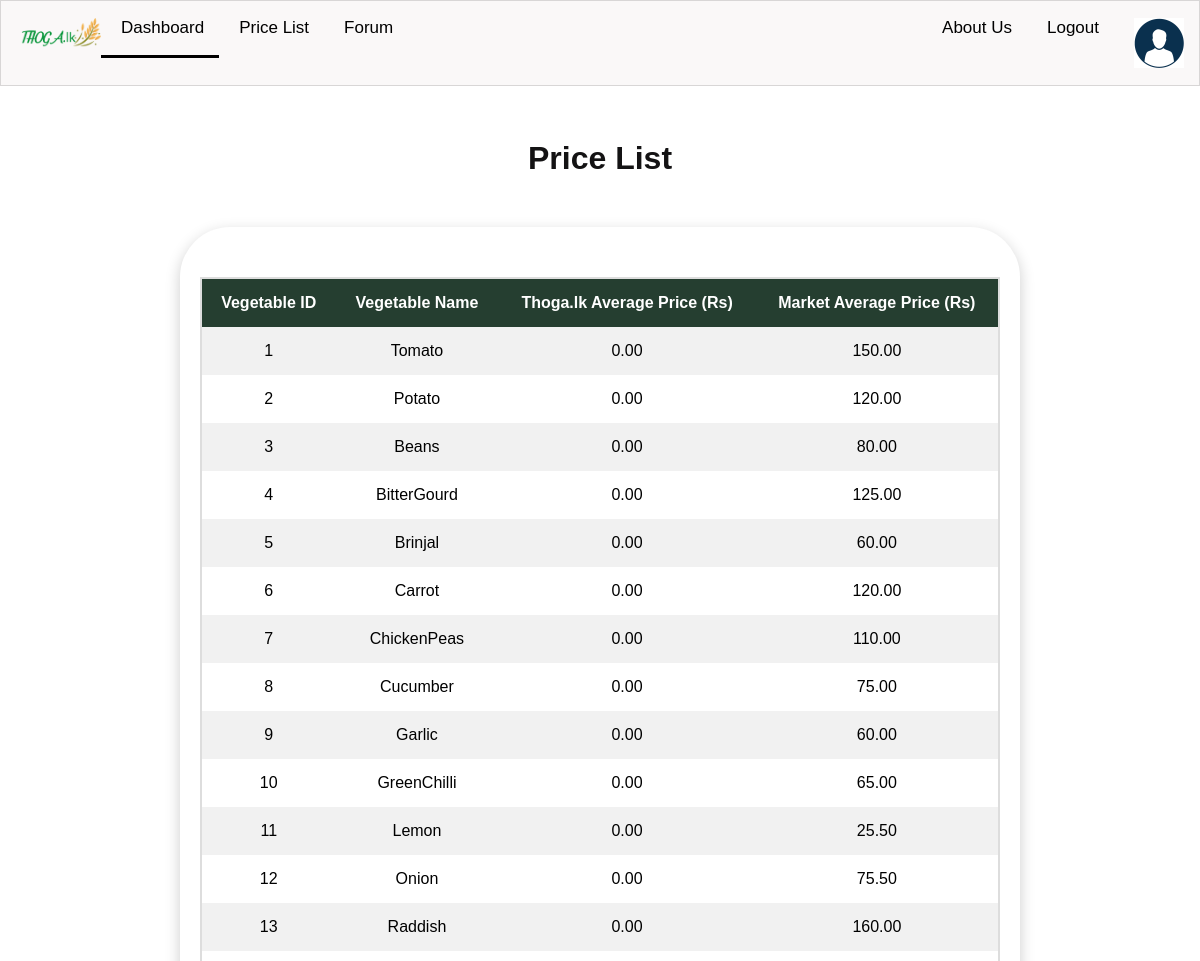
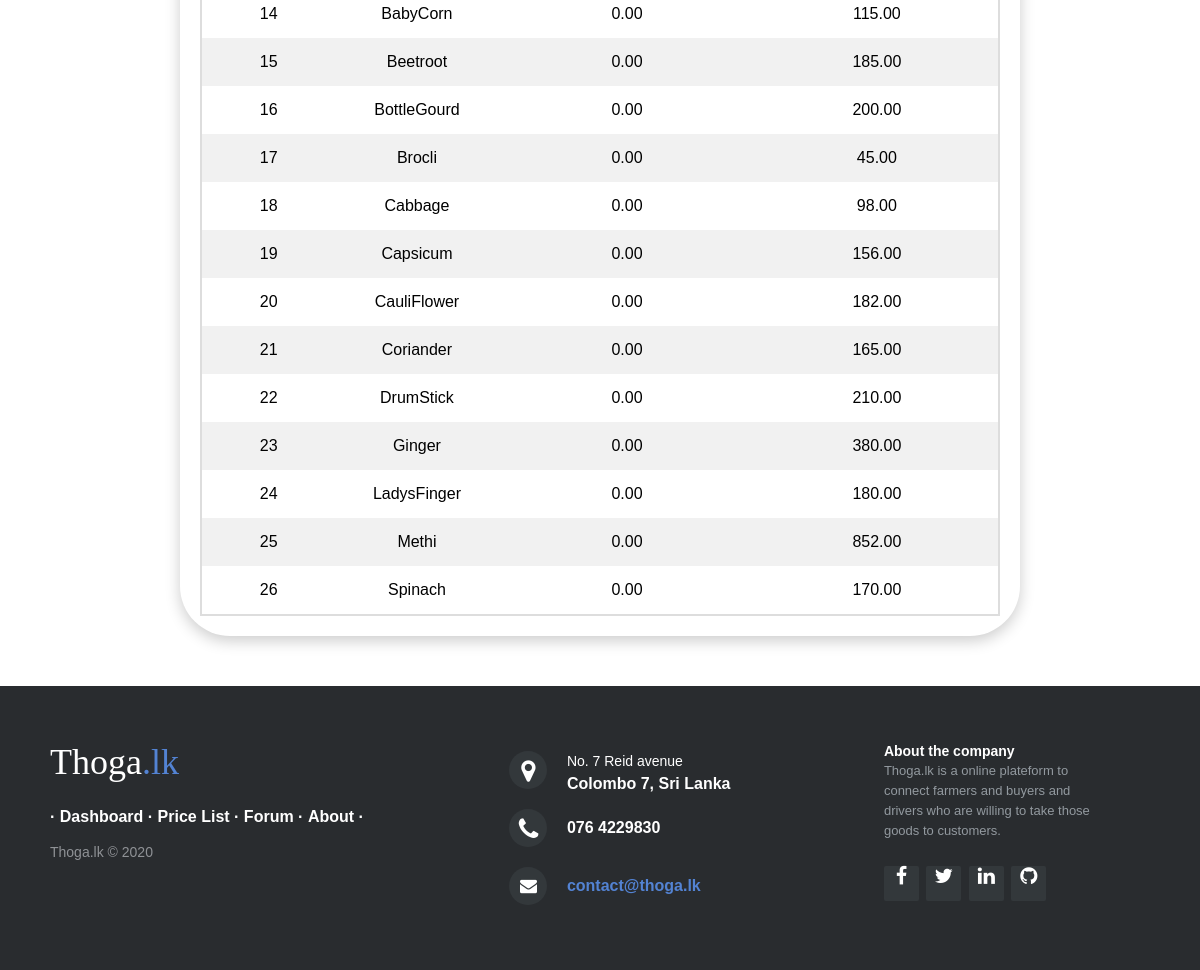
Page /farmer/view_price (signed in) on the earlier database version (2 pictures, top to bottom).
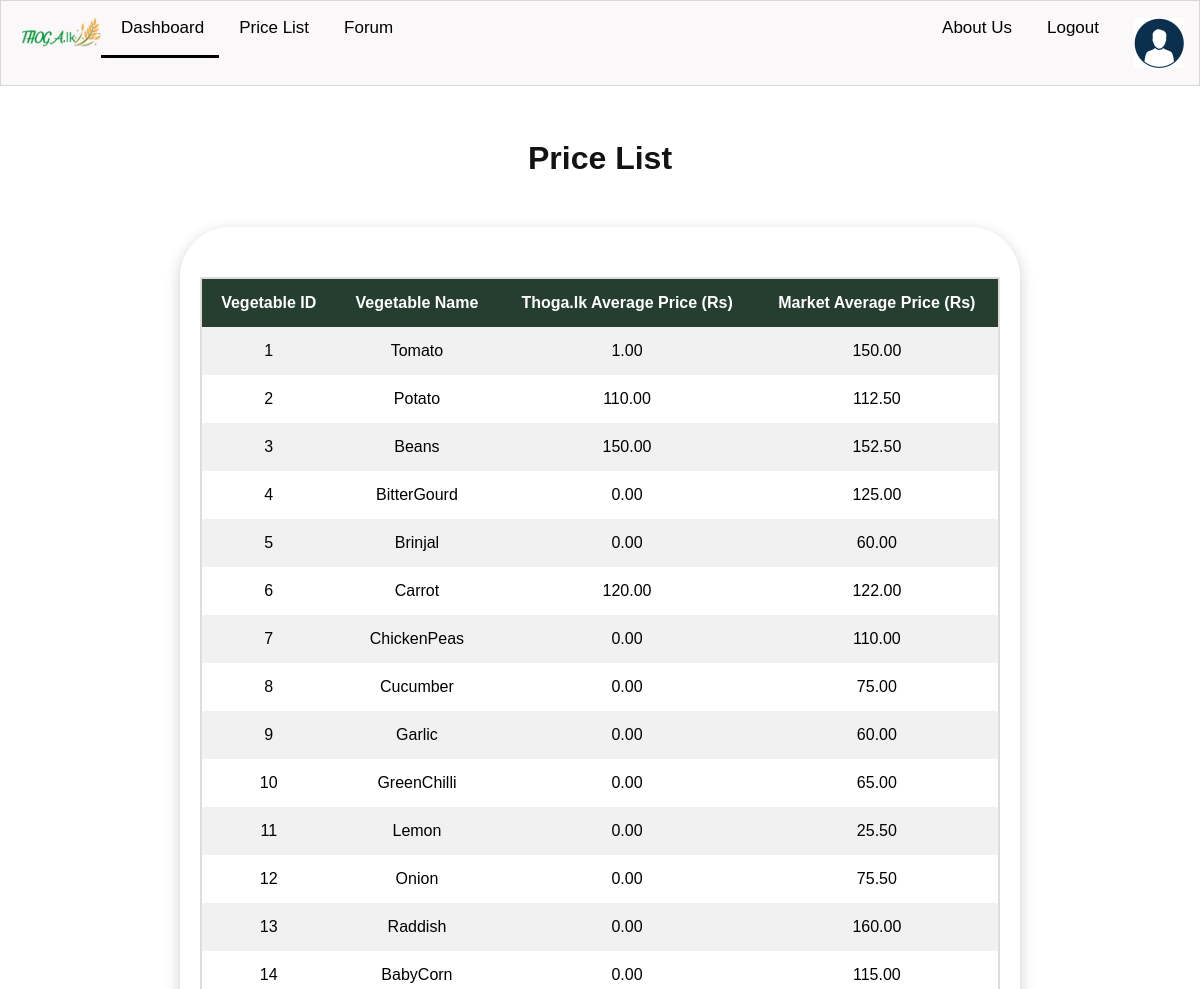
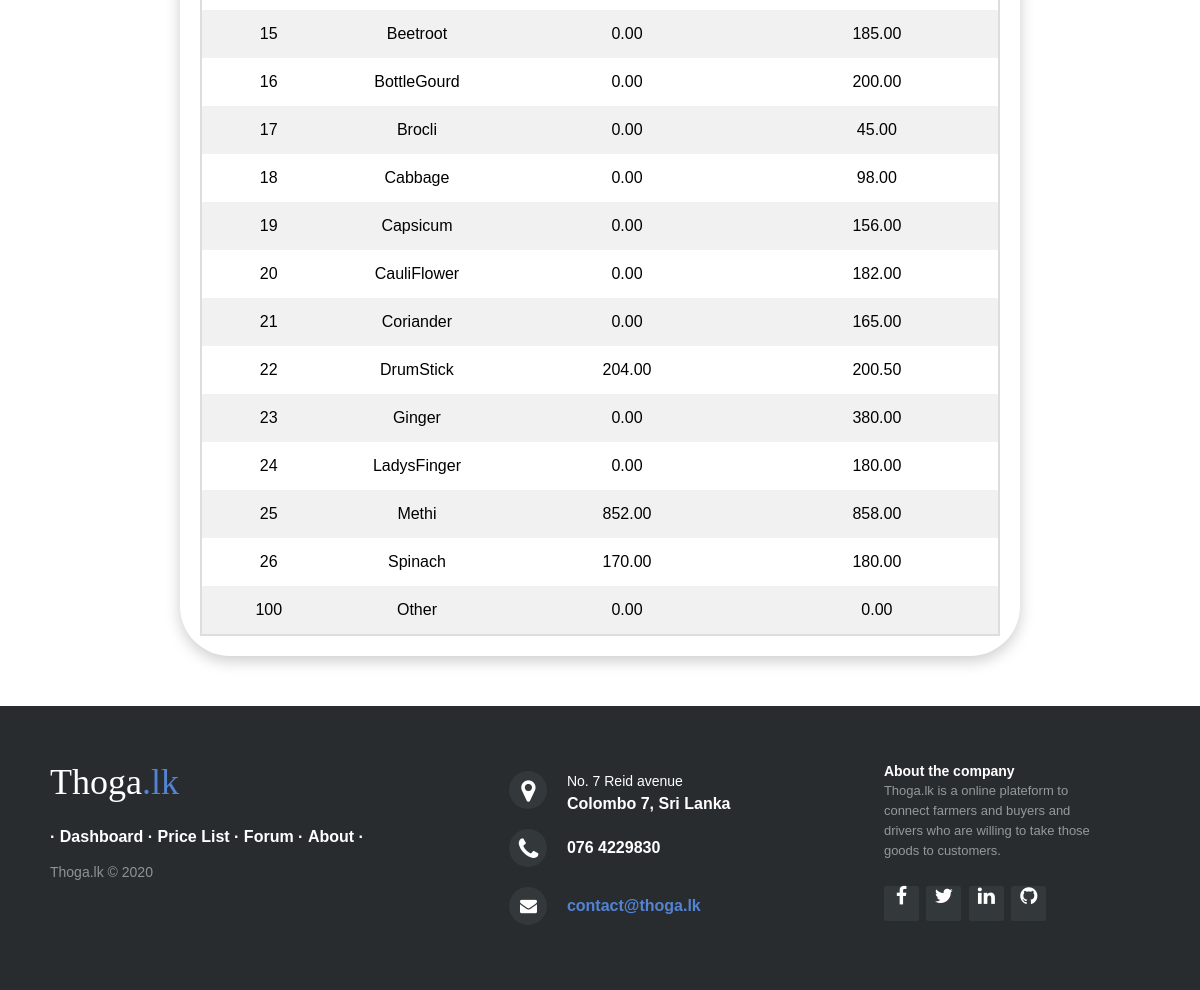
Same page on the later database version (2 pictures, top to bottom).
### tables this page shows
CREATE TABLE `vegetable` (
  `vege_id` int(11) NOT NULL,
  `vege_name` varchar(50) NOT NULL,
  `image` varchar(50) NOT NULL,
  `current_price` float NOT NULL,
  `prev_price` float NOT NULL
);

### core/View.php (called while the page is built, shortened)
<?php
class View
{
private $render = FALSE;
public function __construct($template)
{
    try {
        $file = __DIR__ ."/../app/views/" . $template . ".php";
        if (file_exists($file)) {
            $this->render = $file;
        } else {
            echo "Not found";
            die();
        }
    }
    catch (Error $e) {
        echo "Error";
    }
}
public function __destruct()
{
    include($this->render);
}
}
?>

### core/db_model.php (called while the page is built, shortened)
<?php
require_once('db_connection.php');
class db_model{
	function __construct(){
		$db = new db_Connection();
        $this->connection =  $db->getConnection();
	}
	function read($tableName,$args,$whereArgs){
		  $sql='SELECT ';
		 foreach ($args as $key => $value)
		  	 $sql.=$value.',';
		  $sql=rtrim($sql,',');
	   $sql.=' FROM '.$tableName;
	   $sql=$this->appendSemicolon($sql);
		$finale=array();
		$result = $this->connection->query($sql);
		if($result){
		while($row=mysqli_fetch_assoc($result))
			array_push($finale,$row);
		return $finale;
		}
		else
			return 'Error at db_MODEL/read';
	}
	function appendSemicolon($sql){
		if(substr($sql,-1)!=';')
			return $sql.' ;';
	}
}
?>

### core/db_connection.php (called while the page is built, shortened)
<?php
class db_connection{
	function getConnection(){
		$conn = new mysqli('localhost', 'root', '' , 'thoga.lk');
		return $conn;
  }
}
?>

### app/models/vegetablesModel.php (called while the page is built, shortened)
<?php
require_once(__DIR__.'/../../core/db_model.php');
class vegetablesModel extends db_model{
    public function getmprices(){
        return $this->read('vegetable',array('*'),null);
    }
}

### app/controller/FarmerController.php (called while the page is built, shortened)
<?php
require_once(__DIR__.'/../../core/View.php');
require_once(__DIR__.'/../models/vegetablesModel.php');
class FarmerController{
    function __construct()
    {
        $this->vegeModel = new vegetablesModel();
    }
    public function view_price(){
        $market=$this->vegeModel->getmprices();
    }
}
?>

### app/views/Farmer/price.php (the view, shortened to what the changed rows need)
<html>
<head>
<link rel="stylesheet" type="text/css" href="/thoga.lk/public/stylesheets/Farmer/price.css">
</head>
<body>
<?php include 'navbar_dash.php'; ?>
<h1 class="title">Price List</h1>
<div class="container">
  <div style="overflow-x:auto;">
  <table align="center">
    <tr>
      <th>Vegetable ID</th>
      <th>Vegetable Name</th>
      <th>Thoga.lk Average Price (Rs)</th>
      <th>Market Average Price (Rs)</th>
    </tr>
    <?php foreach ($marketp as $key=>$values){
      ?>
    <tr>
      <td><?php echo $values['vege_id']?></td>
      <td><?php echo $values['vege_name']?></td>
      <td><?php echo number_format($values['prev_price'],2)?></td>
      <td><?php echo number_format($values['current_price'],2)?></td>
    </tr>
    <?php }?>
  </table>
</div>
</div>
</body>
<?php include("footer.php"); ?>
</html>

### index.php (shortened to what the changed rows need)
<?php
$dir_name  = dirname($_SERVER['SCRIPT_NAME']);
$path = substr_replace(trim($_SERVER['REQUEST_URI'], '/'), '', 0, strlen($dir_name));
$request_path_only = explode("?", $path)[0];
foreach ($routes as $route => $controller_route) {
    if ($route == $request_path_only) {
        $split = explode("@", $controller_route);
        $method = $split[1];
        $cont = new $name();
        call_user_func([$cont, $method]);
    }
}
die();

### app/views/Farmer/navbar_dash.php (shortened to what the changed rows need)
<html>
<head>
<link rel="stylesheet" href="https://cdnjs.cloudflare.com/ajax/libs/font-awesome/4.7.0/css/font-awesome.min.css">
<link rel="stylesheet" href="/thoga.lk/public/stylesheets/Farmer/navbar_dash.css">
</head>
<body>
<div class="topnav" id="myTopnav">
  <a href="/thoga.lk/farmer/dash" class="navlogo"><img width=80px src="/thoga.lk/public/images/Farmer/logo1.png" alt="" class="logo" ></a>
  <a href="/thoga.lk/farmer/dash" class="active">Dashboard</a>
  <a href="/thoga.lk/farmer/view_price">Price List</a>
  <a href="/thoga.lk/forum">Forum</a>
  <div class = "nav-right">
    <a href ="aboutus">About Us</a>
    <a href="../logout">Logout</a>
    <a href='profile'> <img width=50px src="/thoga.lk/public/images/Farmer/profile.png" alt="" class = "user_pic" > </a>
  </div>
</div>
</body>
</html>

### app/views/Farmer/footer.php (shortened to what the changed rows need)
<html lang="en">
<head>
    <link rel="stylesheet" href="/thoga.lk/public/stylesheets/Farmer/footer.css">
</head>
<body>
<footer class="footer-distributed">
 <div class="footer-left">
    <h3>Thoga<span>.lk</span></h3>
        <p class="footer-links">
·
            <a href="dash">Dashboard</a>
·
            <a href="view_price">Price List</a>
·
             <a href="forum">Forum</a>
·
            <a href="aboutus">About</a>
·
        </p>
        <p class="footer-company-name">Thoga.lk &copy; 2020</p>
 </div>
 <div class="footer-center">
    <div>
        <i class="fa fa-map-marker"></i>
        <p><span>No. 7 Reid avenue</span> Colombo 7, Sri Lanka</p>
    </div>
    <div>
        <i class="fa fa-phone"></i>
        <p>076 4229830</p>
    </div>
    <div>
        <i class="fa fa-envelope"></i>
        <p><a href="mailto:support@company.com">contact@thoga.lk</a></p>
    </div>
 </div>
 <div class="footer-right">
        <p class="footer-company-about">
        <span>About the company</span>
        Thoga.lk is a online plateform to connect farmers and buyers and drivers who are willing to take those goods to customers.
        </p>
 <div class="footer-icons">
 <a href="www.facebook.com"><i class="fa fa-facebook"></i></a>
 <a href="#"><i class="fa fa-twitter"></i></a>
 <a href="#"><i class="fa fa-linkedin"></i></a>
 <a href="#"><i class="fa fa-github"></i></a>
 </div>
 </div>
 </footer>
</body>
</html>

Differences in the rows shown:
changed vegetable "Tomato": prev_price "0.00" → "1.00"
changed vegetable "Potato": prev_price "0.00" → "110.00"; current_price "120.00" → "112.50"
changed vegetable "Beans": prev_price "0.00" → "150.00"; current_price "80.00" → "152.50"
changed vegetable "Carrot": prev_price "0.00" → "120.00"; current_price "120.00" → "122.00"
changed vegetable "DrumStick": prev_price "0.00" → "204.00"; current_price "210.00" → "200.50"
changed vegetable "Methi": prev_price "0.00" → "852.00"; current_price "852.00" → "858.00"
changed vegetable "Spinach": prev_price "0.00" → "170.00"; current_price "170.00" → "180.00"
added vegetable: vege_id "100", vege_name "Other", prev_price "0.00", current_price "0.00"
